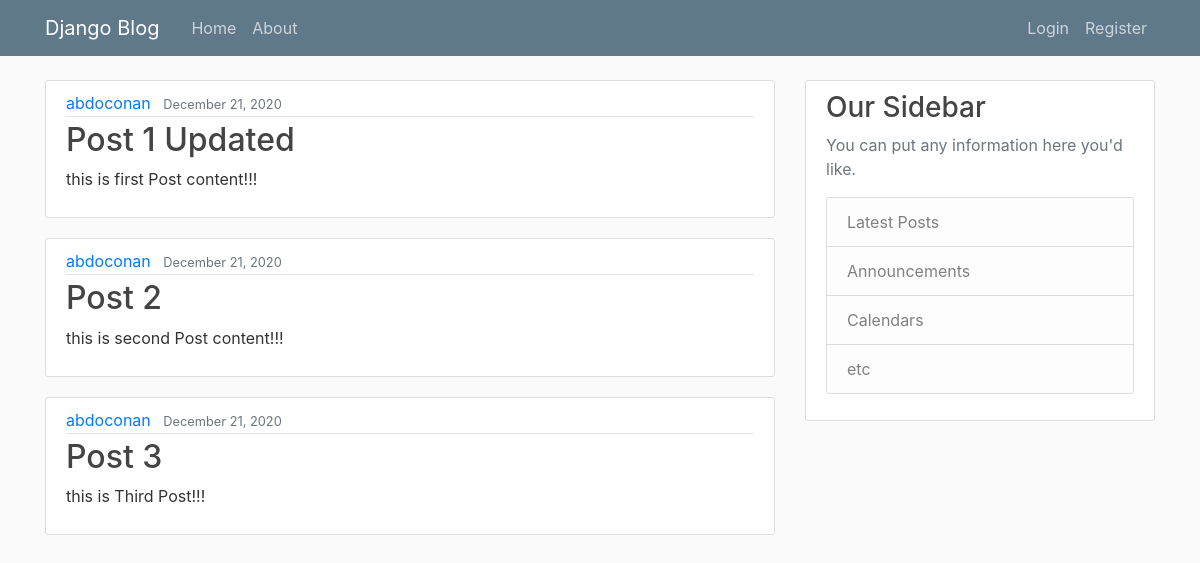
The page / on the database its author committed.
### myblog/models.py (models this page shows, shortened)
class Posts(models.Model):
    title = models.CharField(max_length = 100)
    content = models.TextField()
    date_posted = models.DateTimeField(default = timezone.now)
    author = models.ForeignKey(User, on_delete = models.CASCADE)

### myblog/views.py (the view)
# urls.py: 2. Add a URL to urlpatterns:  path('', views.home, name='home')
def home(request):
    context = {
        'posts': Posts.objects.all(),
    }
    return render(request, 'myblog/home.html', context)

### myblog/templates/myblog/home.html
{%extends 'myblog/base.html' %}
    {% block content %}
       {% for post in posts %}
            <article class="media content-section">
                <div class="media-body">
                <div class="article-metadata">
                    <a class="mr-2" href="#">{{ post.author }}</a>
                    <small class="text-muted">{{ post.date_posted|date:"F d, Y" }}</small>
                </div>
                <h2><a class="article-title" href="#">{{ post.title }}</a></h2>
                <p class="article-content">{{ post.content }}</p>
                </div>
            </article>
        {% endfor %}
    {% endblock content%}

### myblog/templates/myblog/base.html (shortened to what this page needs)
{% load static %}
<!DOCTYPE html>
<html>
    <head>
        <link rel="stylesheet" href="https://maxcdn.bootstrapcdn.com/bootstrap/4.0.0/css/bootstrap.min.css">
        <link rel="stylesheet" href="{% static 'myblog/main.css' %}">
    </head>
    <body>
        <header class="site-header">
            <nav class="navbar navbar-expand-md navbar-dark bg-steel fixed-top">
              <div class="container">
                <a class="navbar-brand mr-4" href="{% url 'blog-home' %}">Django Blog</a>
                <div class="collapse navbar-collapse" id="navbarToggle">
                  <div class="navbar-nav mr-auto">
                    <a class="nav-item nav-link" href="{% url 'blog-home' %}">Home</a>
                    <a class="nav-item nav-link" href="{% url 'blog-about'%}">About</a>
                  </div>
                  <div class="navbar-nav">
                    {% if user.is_authenticated %}
                      <a class="nav-item nav-link" href=" {% url 'logout' %}">LogOut</a>
                      <a class="nav-item nav-link" href=" {% url 'profile' %}">User Profile</a>
                    {% else %}
                      <a class="nav-item nav-link" href=" {% url 'login' %}">Login</a>
                      <a class="nav-item nav-link" href="{% url 'register' %}">Register</a>
                    {% endif %}
                  </div>
                </div>
              </div>
            </nav>
          </header>
          <main role="main" class="container">
            <div class="row">
              <div class="col-md-8">
                {% block content %}{% endblock %}
              </div>
              <div class="col-md-4">
                <div class="content-section">
                  <h3>Our Sidebar</h3>
                  <p class='text-muted'>You can put any information here you'd like.
                    <ul class="list-group">
                      <li class="list-group-item list-group-item-light">Latest Posts</li>
                      <li class="list-group-item list-group-item-light">Announcements</li>
                      <li class="list-group-item list-group-item-light">Calendars</li>
                      <li class="list-group-item list-group-item-light">etc</li>
                    </ul>
                  </p>
                </div>
              </div>
            </div>
          </main>
    </body>
</html>

### myblog/static/myblog/main.css (style rules this page uses)
body { background: #fafafa; color: #333333; margin-top: 5rem; }
h1, h2, h3, h4, h5, h6 { color: #444444; }
ul { margin: 0; }
.bg-steel { background-color: #5f788a; }
.site-header .navbar-nav .nav-link { color: #cbd5db; }
.content-section { background: #ffffff; padding: 10px 20px; border: 1px solid #dddddd; border-radius: 3px; margin-bottom: 20px; }
.article-title { color: #444444; }
.article-content { white-space: pre-line; }
.article-metadata { padding-bottom: 1px; margin-bottom: 4px; border-bottom: 1px solid #e3e3e3 }

### rows shown on the page
Posts: author "abdoconan", date_posted "December 21, 2020", title "Post 1 Updated", content "this is first Post content!!!"
Posts: author "abdoconan", date_posted "December 21, 2020", title "Post 2", content "this is second Post content!!!"
Posts: author "abdoconan", date_posted "December 21, 2020", title "Post 3", content "this is Third Post!!!"
